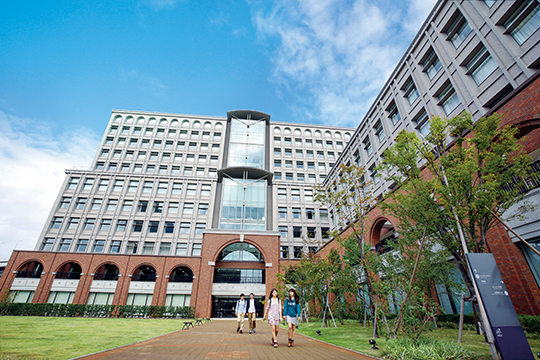
#> input picture app/data/musashino.jpg, 540 x 360 px
$ python test.py
#> lines starting #> are read from the running program, lines starting #| are printed output that depends on the picture
import skimage.util
import skimage.transform
import skimage.io
import numpy as np
import matplotlib.pyplot as plt
import glob
import random

import matplotlib
# matplotlib.use("Agg")


def trim_image(height_mosaic, width_mosaic, img_block):
    height_block = img_block.shape[0]
    width_block = img_block.shape[1]
    ratio_mosaic = width_mosaic / height_mosaic
    ratio_block = width_block / height_block
    if ratio_block == ratio_mosaic:
        img_trimmed = skimage.transform.resize(
            img_block,
            (height_mosaic, width_mosaic, 3),
            anti_aliasing=True)
    elif ratio_block > ratio_mosaic:
        img_trimmed = skimage.transform.resize(
            img_block,
            (height_mosaic, np.floor(ratio_block*height_mosaic), 3),
            anti_aliasing=True)
        img_trimmed = img_trimmed[:, :width_mosaic]
    else:
        img_trimmed = skimage.transform.resize(
            img_block,
            (np.floor(width_mosaic*height_block/width_block), width_mosaic, 3),
            anti_aliasing=True)
        img_trimmed = img_trimmed[:height_mosaic, :]

    return img_trimmed


def resized_lab_img(img):
    return skimage.color.rgb2lab(skimage.transform.resize(img,
                                                          (8, 8, 3),
                                                          anti_aliasing=True))


def create_mosaic():
    img_mosaic = skimage.io.imread("./data/musashino.jpg")
#> img_mosaic is the input picture: shape (360, 540, 3); mean R, G, B 123.7, 145.8, 148.9

    row = 40
    col = 40

    img = skimage.transform.resize(
        img_mosaic, (img_mosaic.shape[0]*2,
                     img_mosaic.shape[1]*2, 3),
        anti_aliasing=True)
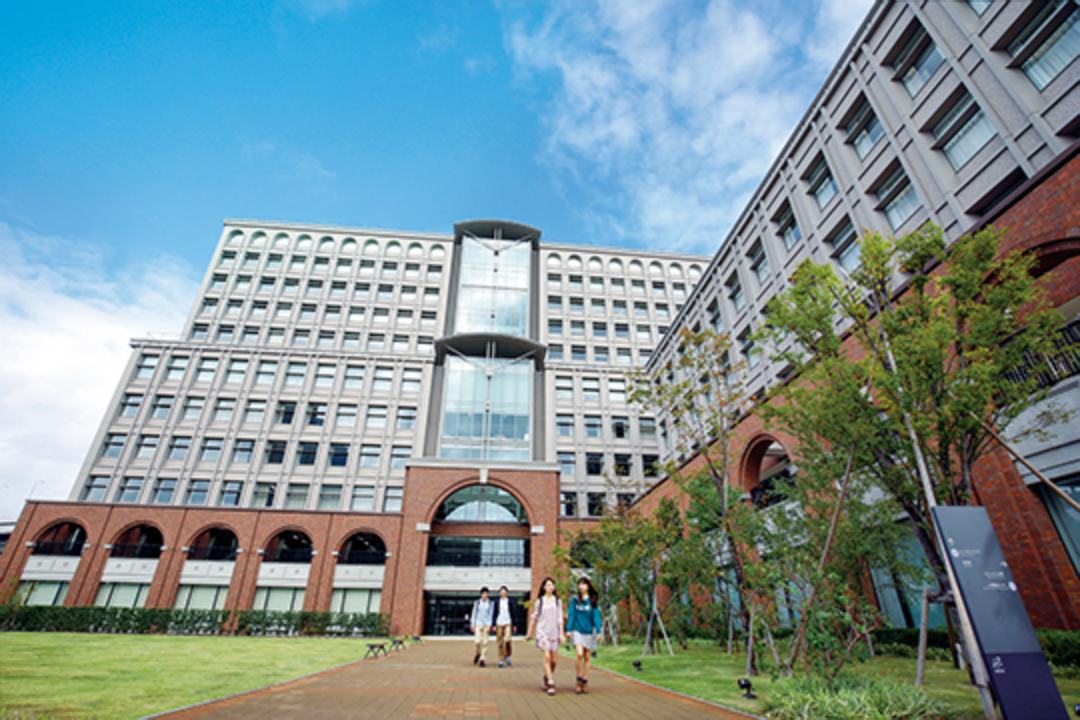
#> img: shape (720, 1080, 3) float64; mean R, G, B 0.485, 0.572, 0.584
    row_size = img.shape[0] // row
#> row_size = 18
    col_size = img.shape[1] // col
#> col_size = 27
    img_mosaic_trimmed = img[:(row_size*row), :(col_size*col), :]
    img_mosaics = skimage.util.view_as_blocks(
        img_mosaic_trimmed, (row_size, col_size, 3))

    plt.imshow(img[:row_size, :col_size, :])
    plt.show()
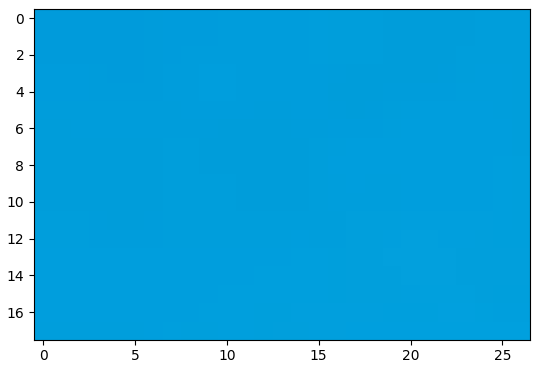
#> figure drawn by matplotlib, 1 panel
    # [46 lines of commented-out code are left out]


if __name__ == "__main__":
    create_mosaic()
